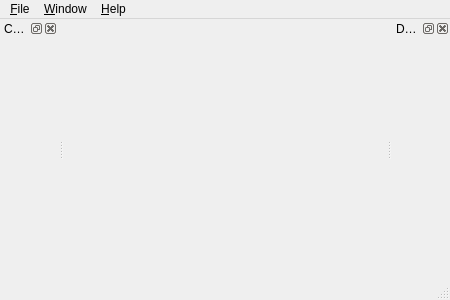
<?xml version="1.0" encoding="UTF-8"?>
<ui version="4.0">
 <class>MainWindow</class>
 <widget class="QMainWindow" name="MainWindow">
  <property name="geometry">
   <rect>
    <x>0</x>
    <y>0</y>
    <width>450</width>
    <height>300</height>
   </rect>
  </property>
  <property name="windowTitle">
   <string>Grypto RNG</string>
  </property>
  <property name="windowIcon">
   <iconset resource="../../presentation/grypto_ui.qrc">
    <normaloff>:/grypto/icons/main.png</normaloff>:/grypto/icons/main.png</iconset>
  </property>
  <widget class="DiceRoller" name="diceRoller"/>
  <widget class="QMenuBar" name="menuBar">
   <property name="geometry">
    <rect>
     <x>0</x>
     <y>0</y>
     <width>669</width>
     <height>25</height>
    </rect>
   </property>
   <widget class="QMenu" name="menuFile">
    <property name="title">
     <string>&amp;File</string>
    </property>
    <addaction name="action_Quit"/>
   </widget>
   <widget class="QMenu" name="menuWindow">
    <property name="title">
     <string>&amp;Window</string>
    </property>
    <addaction name="action_CoinFlipper"/>
    <addaction name="action_DataGenerator"/>
   </widget>
   <widget class="QMenu" name="menu_Help">
    <property name="title">
     <string>&amp;Help</string>
    </property>
    <addaction name="action_About"/>
   </widget>
   <addaction name="menuFile"/>
   <addaction name="menuWindow"/>
   <addaction name="menu_Help"/>
  </widget>
  <widget class="QStatusBar" name="statusBar"/>
  <widget class="QDockWidget" name="dw_coinFlipper">
   <property name="windowTitle">
    <string>Coin Flipper</string>
   </property>
   <property name="visible">
    <bool>false</bool>
   </property>
   <attribute name="dockWidgetArea">
    <number>1</number>
   </attribute>
   <widget class="CoinFlipper" name="coinFlipper"/>
  </widget>
  <widget class="QDockWidget" name="dw_dataGenerator">
   <property name="windowTitle">
    <string>Data Generator</string>
   </property>
   <property name="visible">
    <bool>false</bool>
   </property>
   <attribute name="dockWidgetArea">
    <number>2</number>
   </attribute>
   <widget class="DataGenerator" name="dataGenerator"/>
  </widget>
  <action name="action_CoinFlipper">
   <property name="text">
    <string>&amp;Coin Tosser</string>
   </property>
  </action>
  <action name="action_DataGenerator">
   <property name="text">
    <string>&amp;Data Generator</string>
   </property>
  </action>
  <action name="action_Quit">
   <property name="text">
    <string>&amp;Quit</string>
   </property>
  </action>
  <action name="action_About">
   <property name="text">
    <string>&amp;About</string>
   </property>
  </action>
 </widget>
 <layoutdefault spacing="6" margin="11"/>
 <customwidgets>
  <customwidget>
   <class>CoinFlipper</class>
   <extends>QWidget</extends>
   <header>coinflipper.h</header>
   <container>1</container>
  </customwidget>
  <customwidget>
   <class>DiceRoller</class>
   <extends>QWidget</extends>
   <header>diceroller.h</header>
   <container>1</container>
  </customwidget>
  <customwidget>
   <class>DataGenerator</class>
   <extends>QWidget</extends>
   <header>datagenerator.h</header>
   <container>1</container>
  </customwidget>
 </customwidgets>
 <resources>
  <include location="../../presentation/grypto_ui.qrc"/>
 </resources>
 <connections/>
</ui>
